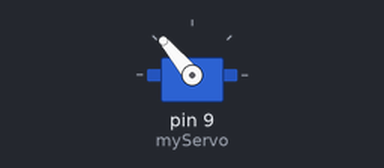
Bench run of a sketch on a simulated Arduino Uno, built with avr-gcc and run on an emulated ATmega328P. On the bench: servo.

Above: at 7.1 s.
At 23.6 s:
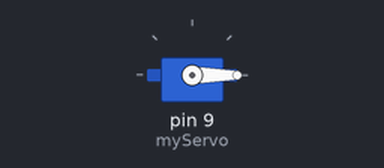
Timing chart, 0 to 40.0 s (numbered marks = the images above):
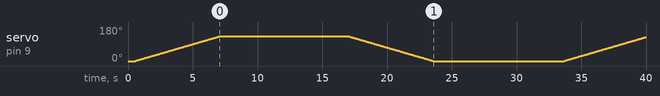

The sketch:

middle_finger.ino
```cpp
#include <Servo.h>

Servo myServo; // Create a servo object

void setup() {
    myServo.attach(9); // Attach the servo to pin 9
    myServo.write(0); // Move the servo to 0 degrees
    delay(500); // Wait for 0.5 seconds
}

void loop() {
    // Move the servo from 0 to 130 degrees
    for (int angle = 0; angle <= 130; angle++) {
        myServo.write(angle); // Move the servo to the specified angle
        delay(50); // Delay for smooth movement
    }

    delay(10000); // Wait for 10 seconds

    // Move the servo from 130 to 0 degrees
    for (int angle = 130; angle >= 0; angle--) {
        myServo.write(angle); // Move the servo to the specified angle
        delay(50); // Delay for smooth movement
    }

    delay(10000); // Wait for 10 seconds
}
```
